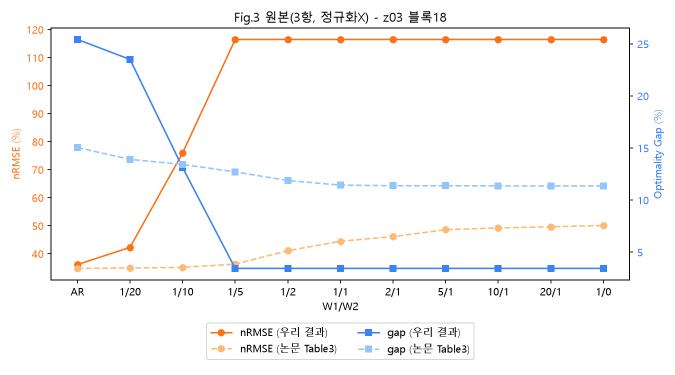
#> input picture 기본코드_(2)_AR_MLR_baseline_proposed_3가지_profit_figure코드/fig3_ar_original.png, 1350 x 750 px (shown at 1/2 size); its folder holds 5 pictures in this run
$ python temp_extract_fig_values3.py
#> lines starting #> are read from the running program, lines starting #| are printed output that depends on the picture; after the words box and inside, x2 and y2 are one past the last pixel; in counts of white or black regions, pixels touching at a corner belong together
# -*- coding: utf-8 -*-
import numpy as np
from PIL import Image

DIR = r"기본코드_(2)_AR_MLR_baseline_proposed_3가지_profit_figure코드"

def hex_to_rgb(h):
    h = h.lstrip("#")
    return np.array([int(h[i:i+2], 16) for i in (0, 2, 4)])

def analyze(fname, left_range, right_range):
#> called with fname = 'fig3_ar_original.png', left_range = (30, 120), right_range = (0, 25)
    img = Image.open(f"{DIR}/{fname}").convert("RGB")
    arr = np.array(img)
    H, W, _ = arr.shape
#> H = 750; W = 1350

    dark = (arr.sum(axis=2) < 200)
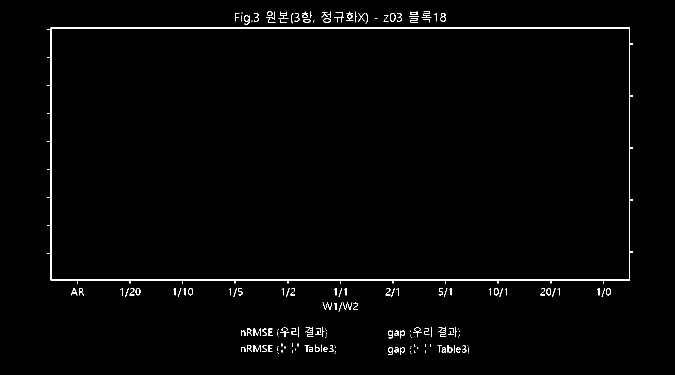
#> dark: shape (750, 1350) bool (shown at 1/2 size); 1.2% white in thin lines or dots, all inside (x1, y1, x2, y2) = (95, 23, 1266, 710)
    col_counts = dark.sum(axis=0)
#> col_counts = 1350 values, max 506 at index 101, min 0 at index 0, mean 8.93
    row_counts = dark.sum(axis=1)
#> row_counts = 750 values, max 1159 at index 55, min 0 at index 0, mean 16.07
    candidate_cols = np.where(col_counts > 0.5*H)[0]
#> candidate_cols = [101, 102, 1258, 1259]
    candidate_rows = np.where(row_counts > 0.3*W)[0]
#> candidate_rows = [55, 56, 559, 560]
    x_left = candidate_cols.min(); x_right = candidate_cols.max()
#> after `x_left = candidate_cols.min()`: x_left = 101
#> after `x_right = candidate_cols.max()`: x_right = 1259
    y_top = candidate_rows.min(); y_bottom = candidate_rows.max()
#> after `y_top = candidate_rows.min()`: y_top = 55
#> after `y_bottom = candidate_rows.max()`: y_bottom = 560
    print(f"=== {fname} === frame box: x_left={x_left} x_right={x_right} y_top={y_top} y_bottom={y_bottom}")
#| === fig3_ar_original.png === frame box: x_left=101 x_right=1259 y_top=55 y_bottom=560

    def hex_mask(hexcolor, tol=25):
#> called with hexcolor = '#F97316', tol = 25
        target = hex_to_rgb(hexcolor)
        diff = np.abs(arr.astype(int) - target.astype(int)).sum(axis=2)
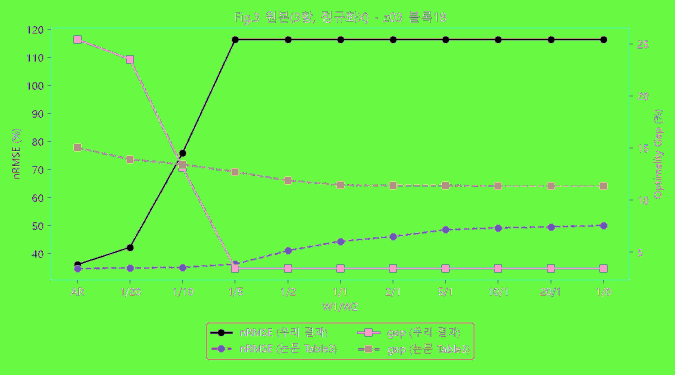
#> diff: shape (750, 1350) int64 (shown at 1/2 size); 385 distinct labels, from 0 to 429; one colour per label, 0 black
        m = diff < tol
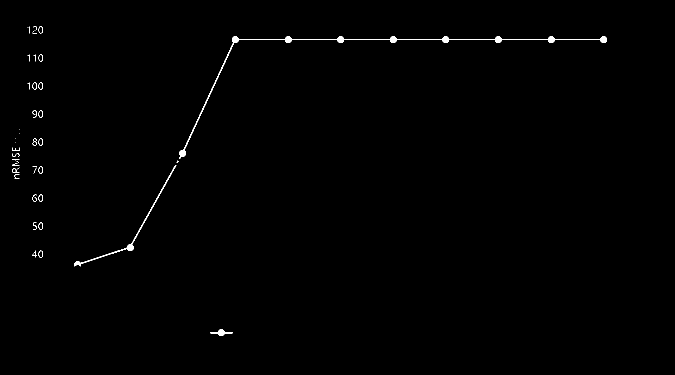
#> m: shape (750, 1350) bool (shown at 1/2 size); 0.5% white; 45 white regions (23 under 20 px), largest, box (x1, y1, x2, y2) and area: (358, 73, 1214, 318) 3144, (149, 330, 353, 533) 869, (421, 659, 465, 672) 238
        # restrict to inside frame (exclude axis label text / legend)
        frame_mask = np.zeros_like(m)
        frame_mask[y_top+2:y_bottom-1, x_left+2:x_right-1] = True
        return m & frame_mask
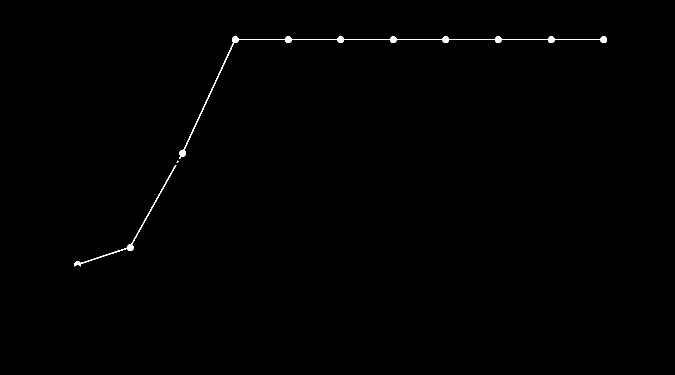
#> returned value: shape (750, 1350) bool (shown at 1/2 size); 0.4% white; 3 white regions (1 under 20 px), largest, box (x1, y1, x2, y2) and area: (358, 73, 1214, 318) 3144, (149, 330, 353, 533) 869

    om = hex_mask("#F97316")
    bm = hex_mask("#3B82F6")
#> call 2 of hex_mask, with hexcolor = '#3B82F6', tol = 25
#> in hex_mask (call 2), `diff = np.abs(arr.astype(int) - target.astype(int)).sum(axis=2)`:
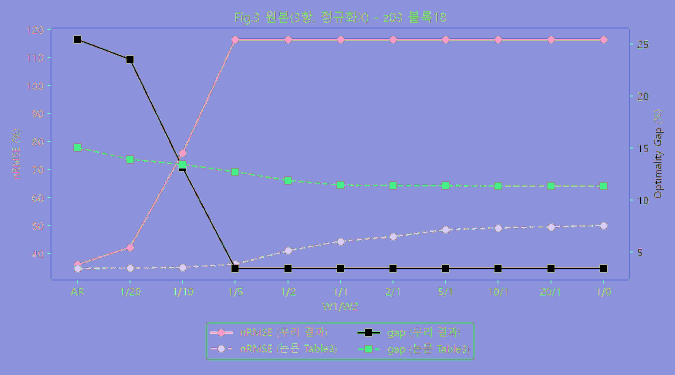
#> diff: shape (750, 1350) int64 (shown at 1/2 size); 380 distinct labels, from 0 to 435; one colour per label, 0 black
#> in hex_mask (call 2), `m = diff < tol`:
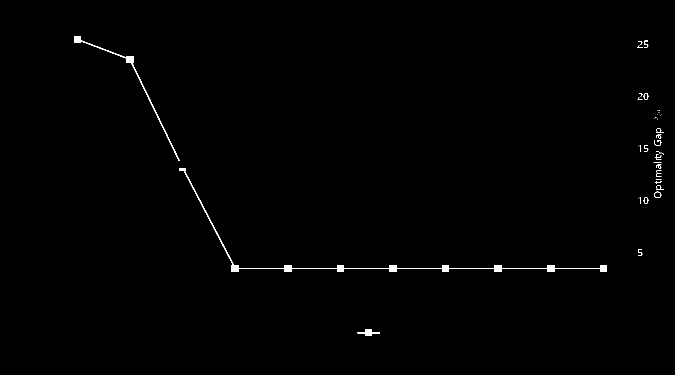
#> m: shape (750, 1350) bool (shown at 1/2 size); 0.55% white; 44 white regions (24 under 20 px), largest, box (x1, y1, x2, y2) and area: (358, 336, 1214, 544) 3416, (148, 72, 360, 322) 1116, (715, 658, 760, 672) 289
#> in hex_mask (call 2), `return m & frame_mask`:
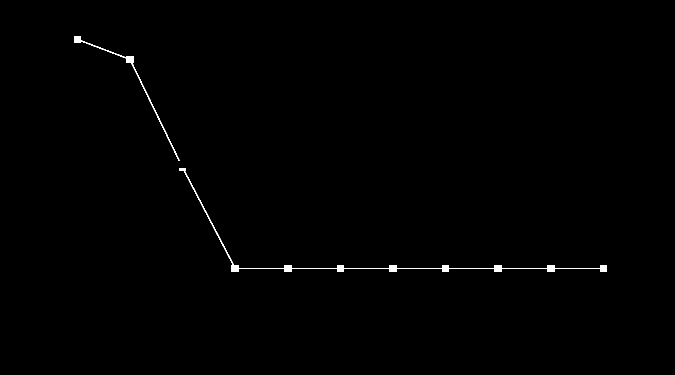
#> returned value: shape (750, 1350) bool (shown at 1/2 size); 0.45% white; 2 white regions, box (x1, y1, x2, y2) and area: (358, 336, 1214, 544) 3416, (148, 72, 360, 322) 1116

    oys, oxs = np.where(om)
#> oys = 4024 values from 73 to 532; oxs = 4024 values, max 1213 at index 319, min 149 at index 3951, mean 637.3
    bys, bxs = np.where(bm)
#> bys = 4532 values from 72 to 543; bxs = 4532 values, max 1213 at index 1797, min 148 at index 0, mean 640.2
    print("orange(inside frame) x range:", oxs.min(), oxs.max(), "count:", len(oxs))
#| orange(inside frame) x range: 149 1213 count: 4024
    print("blue(inside frame) x range:", bxs.min(), bxs.max(), "count:", len(bxs))
#| blue(inside frame) x range: 148 1213 count: 4532

    n_cat = 11
    x_min_o, x_max_o = oxs.min(), oxs.max()
#> x_min_o = 149; x_max_o = 1213
    cat_x = [x_min_o + (x_max_o - x_min_o) * i / (n_cat - 1) for i in range(n_cat)]
#> cat_x = [149, 255.4, 361.8, 468.2, 574.6, 681, 787.4, 893.8, 1000.2, 1106.6, 1213]
    print("category x positions:", [round(c) for c in cat_x])
#| category x positions: [149, 255, 362, 468, 575, 681, 787, 894, 1000, 1107, 1213]

    def value_at_x(mask_ys, mask_xs, x_target, val_top, val_bottom, tol_x=5):
        sel = np.abs(mask_xs - x_target) <= tol_x
        if sel.sum() == 0:
            return None
        y_at = np.median(mask_ys[sel])
        frac = (y_at - y_top) / (y_bottom - y_top)
        val = val_top + frac * (val_bottom - val_top)
        return val, y_at, sel.sum()

    labels = ["AR","1/20","1/10","1/5","1/2","1/1","2/1","5/1","10/1","20/1","1/0"]
    print("\n--- nRMSE (orange, left axis) ---")
    for i, lbl in enumerate(labels):
        res = value_at_x(oys, oxs, cat_x[i], left_range[1], left_range[0])
        if res:
            val, y_at, n = res
            print(f"  {lbl:>5}: nRMSE ~ {val:6.2f}%  (y_px={y_at:.1f}, n={n})")
#> this loop made 11 passes
#> (frac in value_at_x, res, n) on passes 1 to 11: (0.935, (35.88, 527, 43), 43), (0.871, (41.58, 495, 87), 87), (0.499, (75.09, 307, 105), 105), (0.0495, (115.5, 80, 135), 135), (0.0475, (115.7, 79, 118), 118), (0.0475, (115.7, 79, 131), 131), (0.0475, (115.7, 79, 118), 118), (0.0475, (115.7, 79, 107), 107), (0.0475, (115.7, 79, 85), 85), (0.0475, (115.7, 79, 85), 85), (0.0475, (115.7, 79, 66), 66)
#|      AR: nRMSE ~  35.88%  (y_px=527.0, n=43)
#|    1/20: nRMSE ~  41.58%  (y_px=495.0, n=87)
#|    1/10: nRMSE ~  75.09%  (y_px=307.0, n=105)
#|     1/5: nRMSE ~ 115.54%  (y_px=80.0, n=135)
#|     1/2: nRMSE ~ 115.72%  (y_px=79.0, n=118)
#|     1/1: nRMSE ~ 115.72%  (y_px=79.0, n=131)
#|     2/1: nRMSE ~ 115.72%  (y_px=79.0, n=118)
#|     5/1: nRMSE ~ 115.72%  (y_px=79.0, n=107)
#> (further printed lines are left out)

    print("--- Gap (blue, right axis) ---")
    for i, lbl in enumerate(labels):
        res = value_at_x(bys, bxs, cat_x[i], right_range[1], right_range[0])
        if res:
            val, y_at, n = res
            print(f"  {lbl:>5}: Gap ~ {val:6.2f}%  (y_px={y_at:.1f}, n={n})")
#> this loop made 11 passes
#> (frac in value_at_x, res, n) on passes 1 to 11: (0.0465, (23.84, 78.5, 98), 98), (0.125, (21.88, 118, 117), 117), (0.56, (10.99, 338, 63), 63), (0.952, (1.19, 536, 154), 154), (0.953, (1.16, 536.5, 140), 140), (0.953, (1.16, 536.5, 154), 154), (0.953, (1.16, 536.5, 140), 140), (0.953, (1.16, 536.5, 128), 128), (0.953, (1.16, 536.5, 104), 104), (0.953, (1.16, 536.5, 104), 104), (0.953, (1.16, 536.5, 84), 84)
#|      AR: Gap ~  23.84%  (y_px=78.5, n=98)
#|    1/20: Gap ~  21.88%  (y_px=118.0, n=117)
#|    1/10: Gap ~  10.99%  (y_px=338.0, n=63)
#|     1/5: Gap ~   1.19%  (y_px=536.0, n=154)
#|     1/2: Gap ~   1.16%  (y_px=536.5, n=140)
#|     1/1: Gap ~   1.16%  (y_px=536.5, n=154)
#|     2/1: Gap ~   1.16%  (y_px=536.5, n=140)
#|     5/1: Gap ~   1.16%  (y_px=536.5, n=128)
#> (further printed lines are left out)

analyze("fig3_ar_original.png", left_range=(30,120), right_range=(0,25))
